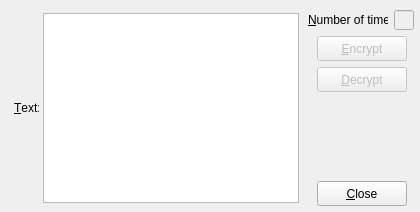
<?xml version="1.0" encoding="UTF-8"?>
<ui version="4.0">
 <class>EasyCryptWindow</class>
 <widget class="QMainWindow" name="EasyCryptWindow">
  <property name="windowModality">
   <enum>Qt::ApplicationModal</enum>
  </property>
  <property name="geometry">
   <rect>
    <x>0</x>
    <y>0</y>
    <width>420</width>
    <height>212</height>
   </rect>
  </property>
  <property name="sizePolicy">
   <sizepolicy hsizetype="Fixed" vsizetype="Fixed">
    <horstretch>0</horstretch>
    <verstretch>0</verstretch>
   </sizepolicy>
  </property>
  <property name="minimumSize">
   <size>
    <width>420</width>
    <height>212</height>
   </size>
  </property>
  <property name="maximumSize">
   <size>
    <width>420</width>
    <height>212</height>
   </size>
  </property>
  <property name="cursor">
   <cursorShape>ArrowCursor</cursorShape>
  </property>
  <property name="acceptDrops">
   <bool>false</bool>
  </property>
  <property name="windowTitle">
   <string>EasyCrypt</string>
  </property>
  <property name="autoFillBackground">
   <bool>false</bool>
  </property>
  <property name="locale">
   <locale language="English" country="UnitedStates"/>
  </property>
  <property name="toolButtonStyle">
   <enum>Qt::ToolButtonIconOnly</enum>
  </property>
  <widget class="QWidget" name="centralwidget">
   <widget class="QWidget" name="">
    <property name="geometry">
     <rect>
      <x>11</x>
      <y>10</y>
      <width>407</width>
      <height>196</height>
     </rect>
    </property>
    <layout class="QHBoxLayout" name="mainHorizontalLayout">
     <item>
      <layout class="QHBoxLayout" name="leftHorizontalLayout">
       <property name="spacing">
        <number>4</number>
       </property>
       <property name="sizeConstraint">
        <enum>QLayout::SetDefaultConstraint</enum>
       </property>
       <item>
        <widget class="QLabel" name="textLabel">
         <property name="minimumSize">
          <size>
           <width>25</width>
           <height>15</height>
          </size>
         </property>
         <property name="maximumSize">
          <size>
           <width>25</width>
           <height>15</height>
          </size>
         </property>
         <property name="text">
          <string>&amp;Text:</string>
         </property>
         <property name="buddy">
          <cstring>textEdit</cstring>
         </property>
        </widget>
       </item>
       <item>
        <layout class="QVBoxLayout" name="verticalLayout">
         <property name="sizeConstraint">
          <enum>QLayout::SetFixedSize</enum>
         </property>
         <item>
          <widget class="QTextEdit" name="textEdit">
           <property name="minimumSize">
            <size>
             <width>256</width>
             <height>190</height>
            </size>
           </property>
           <property name="maximumSize">
            <size>
             <width>256</width>
             <height>190</height>
            </size>
           </property>
          </widget>
         </item>
        </layout>
       </item>
      </layout>
     </item>
     <item>
      <layout class="QVBoxLayout" name="mainVerticalLayout">
       <item>
        <layout class="QHBoxLayout" name="topRightHorizontalLayout">
         <item>
          <widget class="QLabel" name="numberLabel">
           <property name="minimumSize">
            <size>
             <width>80</width>
             <height>20</height>
            </size>
           </property>
           <property name="maximumSize">
            <size>
             <width>80</width>
             <height>20</height>
            </size>
           </property>
           <property name="text">
            <string>&amp;Number of times:</string>
           </property>
           <property name="buddy">
            <cstring>numberLineEdit</cstring>
           </property>
          </widget>
         </item>
         <item>
          <widget class="QLineEdit" name="numberLineEdit">
           <property name="enabled">
            <bool>false</bool>
           </property>
           <property name="minimumSize">
            <size>
             <width>20</width>
             <height>20</height>
            </size>
           </property>
           <property name="maximumSize">
            <size>
             <width>20</width>
             <height>20</height>
            </size>
           </property>
          </widget>
         </item>
        </layout>
       </item>
       <item>
        <layout class="QVBoxLayout" name="bottomRightVerticalLayout">
         <property name="leftMargin">
          <number>9</number>
         </property>
         <item>
          <widget class="QPushButton" name="encryptButton">
           <property name="enabled">
            <bool>false</bool>
           </property>
           <property name="minimumSize">
            <size>
             <width>90</width>
             <height>25</height>
            </size>
           </property>
           <property name="maximumSize">
            <size>
             <width>90</width>
             <height>25</height>
            </size>
           </property>
           <property name="text">
            <string>&amp;Encrypt</string>
           </property>
          </widget>
         </item>
         <item>
          <widget class="QPushButton" name="decryptButton">
           <property name="enabled">
            <bool>false</bool>
           </property>
           <property name="minimumSize">
            <size>
             <width>90</width>
             <height>25</height>
            </size>
           </property>
           <property name="maximumSize">
            <size>
             <width>90</width>
             <height>25</height>
            </size>
           </property>
           <property name="text">
            <string>&amp;Decrypt</string>
           </property>
          </widget>
         </item>
         <item>
          <spacer name="verticalSpacer">
           <property name="orientation">
            <enum>Qt::Vertical</enum>
           </property>
           <property name="sizeHint" stdset="0">
            <size>
             <width>20</width>
             <height>40</height>
            </size>
           </property>
          </spacer>
         </item>
         <item>
          <widget class="QPushButton" name="closeButton">
           <property name="minimumSize">
            <size>
             <width>90</width>
             <height>25</height>
            </size>
           </property>
           <property name="maximumSize">
            <size>
             <width>90</width>
             <height>25</height>
            </size>
           </property>
           <property name="text">
            <string>&amp;Close</string>
           </property>
          </widget>
         </item>
        </layout>
       </item>
      </layout>
     </item>
    </layout>
   </widget>
  </widget>
 </widget>
 <tabstops>
  <tabstop>textEdit</tabstop>
  <tabstop>numberLineEdit</tabstop>
  <tabstop>encryptButton</tabstop>
  <tabstop>decryptButton</tabstop>
  <tabstop>closeButton</tabstop>
 </tabstops>
 <resources/>
 <connections/>
</ui>
